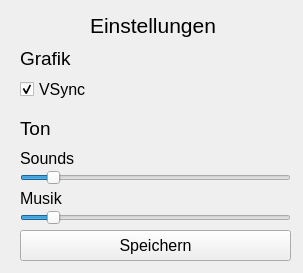
<?xml version="1.0" encoding="UTF-8"?>
<ui version="4.0">
 <class>FrmSettings</class>
 <widget class="QWidget" name="FrmSettings">
  <property name="geometry">
   <rect>
    <x>0</x>
    <y>0</y>
    <width>303</width>
    <height>273</height>
   </rect>
  </property>
  <property name="windowTitle">
   <string>Einstellungen</string>
  </property>
  <widget class="QLabel" name="label">
   <property name="geometry">
    <rect>
     <x>90</x>
     <y>10</y>
     <width>131</width>
     <height>31</height>
    </rect>
   </property>
   <property name="font">
    <font>
     <family>Arial</family>
     <pointsize>16</pointsize>
    </font>
   </property>
   <property name="text">
    <string>Einstellungen</string>
   </property>
  </widget>
  <widget class="QCheckBox" name="cbVSync">
   <property name="geometry">
    <rect>
     <x>20</x>
     <y>80</y>
     <width>72</width>
     <height>19</height>
    </rect>
   </property>
   <property name="font">
    <font>
     <family>Arial</family>
     <pointsize>12</pointsize>
    </font>
   </property>
   <property name="text">
    <string>VSync</string>
   </property>
   <property name="checked">
    <bool>true</bool>
   </property>
  </widget>
  <widget class="QLabel" name="label_2">
   <property name="geometry">
    <rect>
     <x>20</x>
     <y>50</y>
     <width>61</width>
     <height>16</height>
    </rect>
   </property>
   <property name="font">
    <font>
     <family>Arial</family>
     <pointsize>14</pointsize>
    </font>
   </property>
   <property name="text">
    <string>Grafik</string>
   </property>
  </widget>
  <widget class="QLabel" name="label_3">
   <property name="geometry">
    <rect>
     <x>20</x>
     <y>120</y>
     <width>61</width>
     <height>16</height>
    </rect>
   </property>
   <property name="font">
    <font>
     <family>Arial</family>
     <pointsize>14</pointsize>
    </font>
   </property>
   <property name="text">
    <string>Ton</string>
   </property>
  </widget>
  <widget class="QSlider" name="sliderSound">
   <property name="geometry">
    <rect>
     <x>20</x>
     <y>170</y>
     <width>271</width>
     <height>16</height>
    </rect>
   </property>
   <property name="maximum">
    <number>99</number>
   </property>
   <property name="value">
    <number>10</number>
   </property>
   <property name="orientation">
    <enum>Qt::Horizontal</enum>
   </property>
  </widget>
  <widget class="QLabel" name="label_4">
   <property name="geometry">
    <rect>
     <x>20</x>
     <y>150</y>
     <width>81</width>
     <height>16</height>
    </rect>
   </property>
   <property name="font">
    <font>
     <family>Arial</family>
     <pointsize>12</pointsize>
    </font>
   </property>
   <property name="text">
    <string>Sounds</string>
   </property>
  </widget>
  <widget class="QLabel" name="label_5">
   <property name="geometry">
    <rect>
     <x>20</x>
     <y>190</y>
     <width>81</width>
     <height>16</height>
    </rect>
   </property>
   <property name="font">
    <font>
     <family>Arial</family>
     <pointsize>12</pointsize>
    </font>
   </property>
   <property name="text">
    <string>Musik</string>
   </property>
  </widget>
  <widget class="QSlider" name="sliderMusic">
   <property name="geometry">
    <rect>
     <x>20</x>
     <y>210</y>
     <width>271</width>
     <height>16</height>
    </rect>
   </property>
   <property name="maximum">
    <number>99</number>
   </property>
   <property name="value">
    <number>10</number>
   </property>
   <property name="orientation">
    <enum>Qt::Horizontal</enum>
   </property>
  </widget>
  <widget class="QPushButton" name="btnSave">
   <property name="geometry">
    <rect>
     <x>20</x>
     <y>230</y>
     <width>271</width>
     <height>31</height>
    </rect>
   </property>
   <property name="font">
    <font>
     <family>Arial</family>
     <pointsize>12</pointsize>
    </font>
   </property>
   <property name="text">
    <string>Speichern</string>
   </property>
  </widget>
 </widget>
 <resources/>
 <connections/>
</ui>
